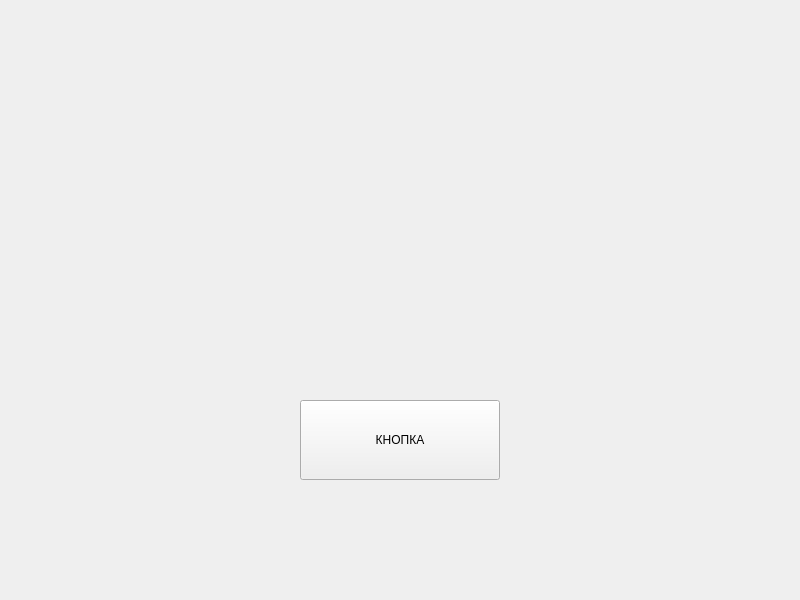
<?xml version="1.0" encoding="UTF-8"?>
<ui version="4.0">
 <class>MainWindow</class>
 <widget class="QMainWindow" name="MainWindow">
  <property name="geometry">
   <rect>
    <x>0</x>
    <y>0</y>
    <width>800</width>
    <height>600</height>
   </rect>
  </property>
  <property name="windowTitle">
   <string>MainWindow</string>
  </property>
  <widget class="QWidget" name="centralwidget">
   <widget class="QPushButton" name="pushButton">
    <property name="geometry">
     <rect>
      <x>300</x>
      <y>400</y>
      <width>200</width>
      <height>80</height>
     </rect>
    </property>
    <property name="text">
     <string>КНОПКА</string>
    </property>
   </widget>
  </widget>
 </widget>
 <resources/>
 <connections/>
</ui>
